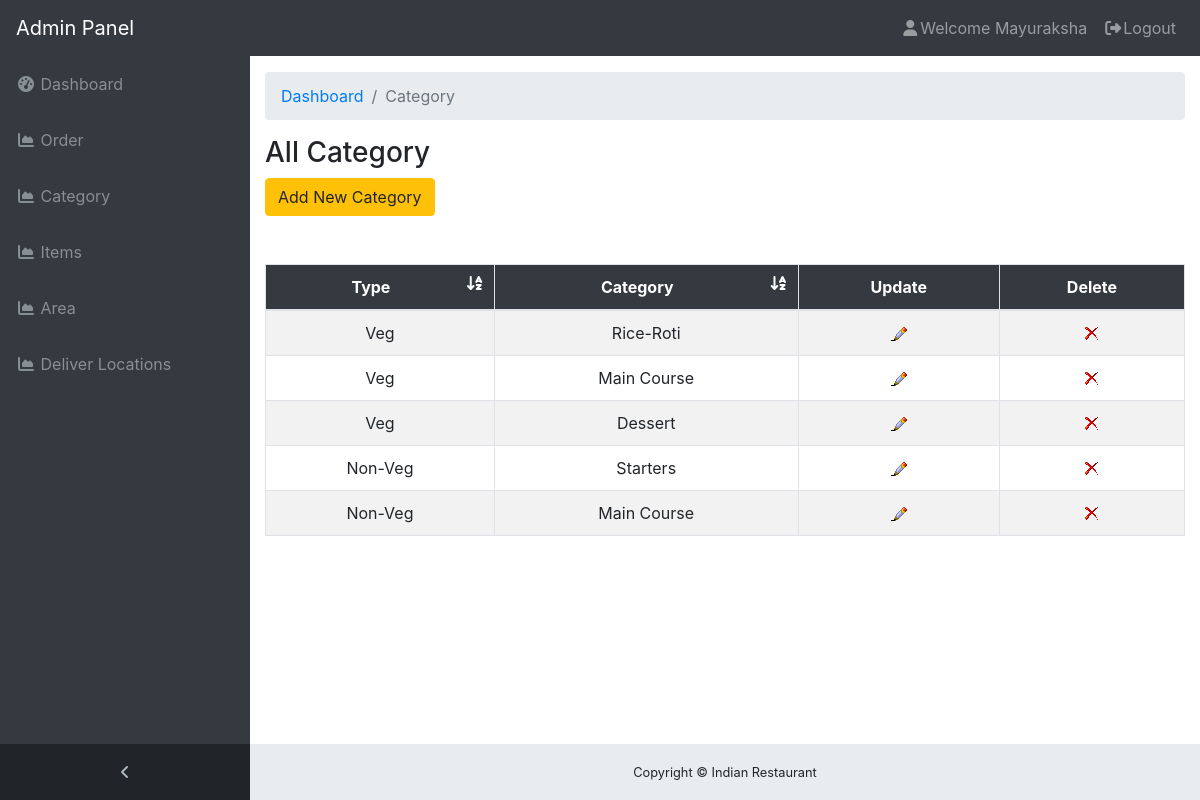
/Admin/admin_files/category.php (signed in), run on the app's committed database.
### tables this page shows
CREATE TABLE `type_table` (
  `type_id` int(11) NOT NULL,
  `type_name` varchar(155) NOT NULL,
  `category` varchar(155) NOT NULL
);

### Admin/admin_files/category.php (the view, shortened to what this page needs)
<!DOCTYPE html>
<html lang="en">
<head>
  <link href="../vendor/bootstrap/css/bootstrap.min.css" rel="stylesheet">
  <link href="../vendor/font-awesome/css/font-awesome.min.css" rel="stylesheet" type="text/css">
  <link href="../css/sb-admin.css" rel="stylesheet">
</head>
<body class="fixed-nav sticky-footer bg-dark" id="page-top">
  <?php require("header.php") ?>
  <div class="content-wrapper">
    <div class="container-fluid">
      <ol class="breadcrumb">
        <li class="breadcrumb-item">
          <a href="index.php">Dashboard</a>
        </li>
        <li class="breadcrumb-item active">Category</li>
      </ol>
      <div class="row">
        <div class="col-12">
          <h3>All Category</h3>
          <a href="category_add.php" class="btn btn-warning">Add New Category</a>
        </div>
      </div>
    </div>
	<?php
	$src = "SELECT * FROM type_table ORDER BY type_name DESC";
	$rs=mysqli_query($con,$src) or die(mysqli_error($con));
	if(mysqli_num_rows($rs)>0)
	{?>
<br>
<br>
    <div class="col-12">
		<table cellpadding="10" class="col-12 table-hover table-bordered text-center table-striped" id="cat_table">
			<thead class="text-white bg-dark">
				<tr>
					<th>Type<i class="fa float-right fa-sort-alpha-asc" onClick="sortTable(0)"></i></th>
					<th>Category<i class="fa float-right fa-sort-alpha-asc" onClick="sortTable(1)"></i></th>
					<th>Update</th>
					<th>Delete</th>
				</tr>
			</thead>
			<tbody>
				<?php
					while($rec = mysqli_fetch_assoc($rs))
					{?>
						<tr>
							<td><?php echo $rec['type_name']?></td>
							<td><?php echo $rec['category']?></td>
							<td><a href="category_update.php?id=<?php echo $rec['type_id']; ?>"><img src="../images/edit.png"></a></td>
							<td><a href="category_delete.php?id=<?php echo $rec['type_id']; ?>"><img src="../images/delete.png"></a></td>
						</tr>
					<?php }?>
			</tbody>
		</table>
		<br><br>
	</div>
	<?php }
	else
	{
		echo "<br><br>&nbsp;&nbsp;&nbsp;No Category Found !";
	}?>
   	<?php
	require("footer.php");
	?>

### Admin/css/sb-admin.css (style rules this page uses)
html { position: relative; min-height: 100%; }
body { overflow-x: hidden; }
body.sticky-footer { margin-bottom: 56px; }
body.sticky-footer .content-wrapper { min-height: calc(100vh - 56px - 56px); }
body.fixed-nav { padding-top: 56px; }
.content-wrapper { min-height: calc(100vh - 56px); padding-top: 1rem; }
.content-wrapper { overflow-x: hidden; background: white; }
@media (min-width: 992px) { .content-wrapper { margin-left: 250px; } }

### data on the page
type_table: type_name "Veg", category "Rice-Roti"
type_table: type_name "Veg", category "Main Course"
type_table: type_name "Veg", category "Dessert"
type_table: type_name "Non-Veg", category "Starters"
type_table: type_name "Non-Veg", category "Main Course"

### other printed values
$first_name[0] "Mayuraksha"
